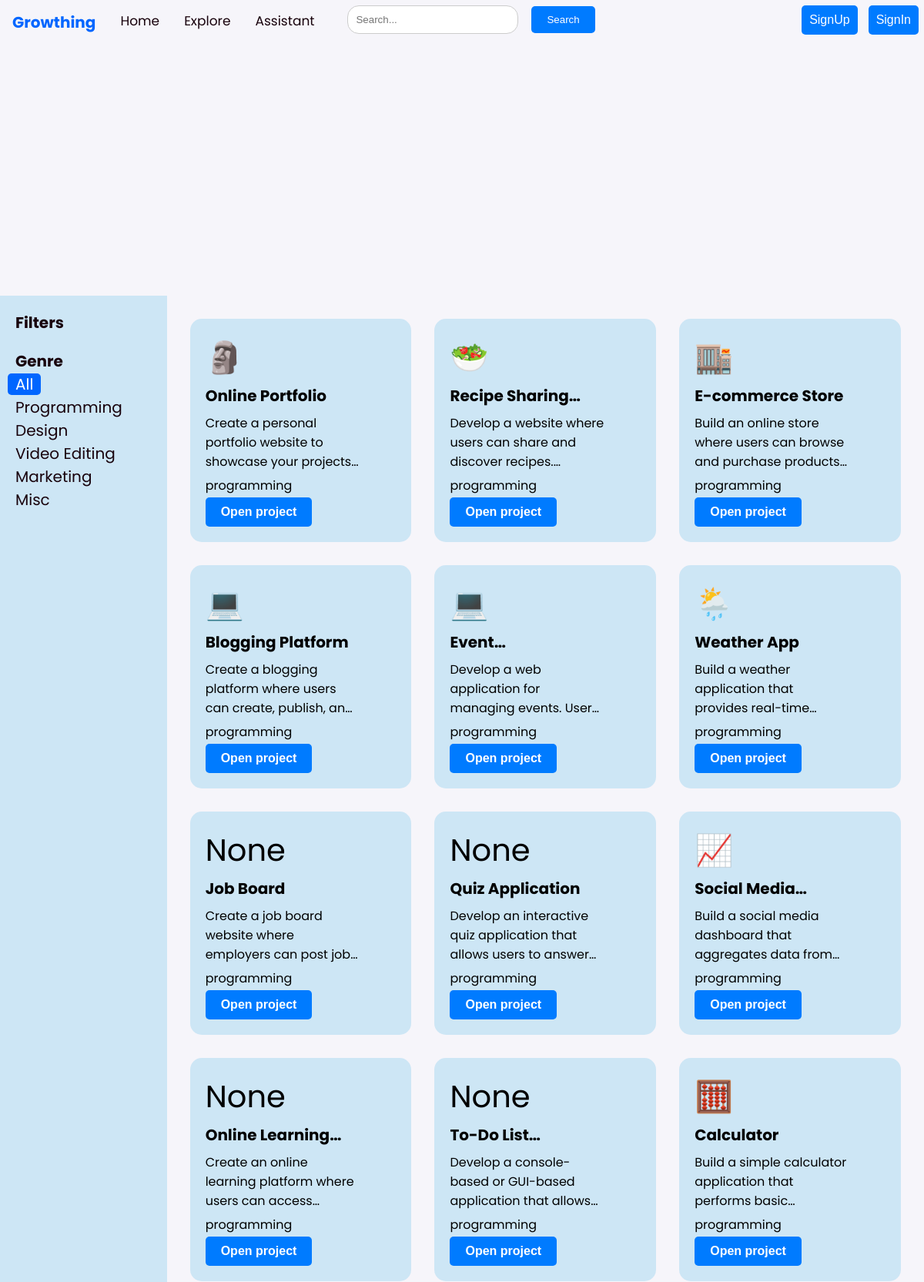
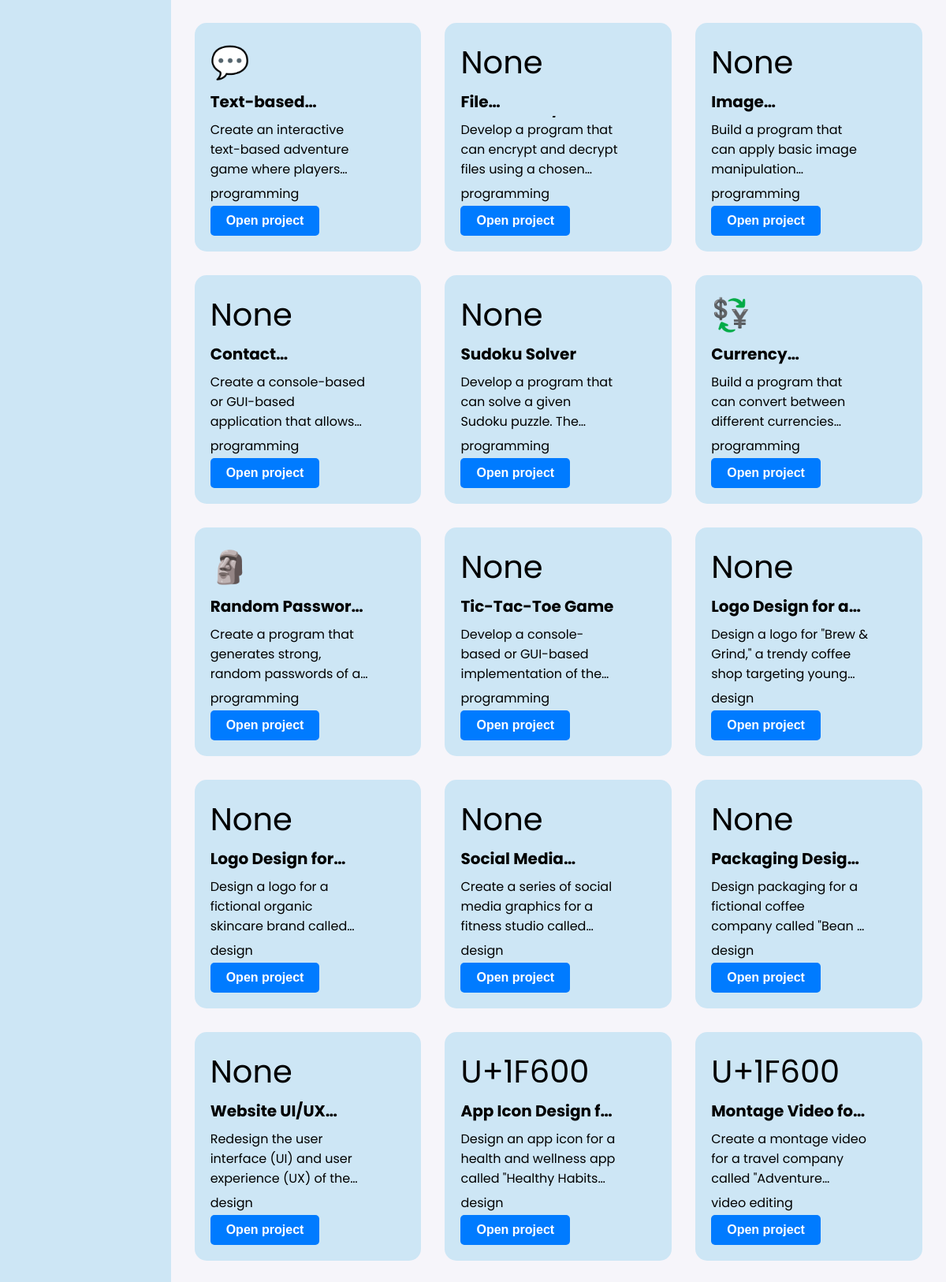
/explore/ (upper part), run on the app's committed database (2 pictures, top to bottom).
### appname/models.py (models this page shows, shortened)
class Project(models.Model):
    title = models.CharField(max_length=100)
    emoji = models.CharField(max_length=200, null=True)
    description = models.TextField()
    skills = models.CharField(max_length=200)
    tools = models.CharField(max_length=200, null=True)
    genre = models.CharField(max_length=20, choices=genre, default='misc')
    project_id = models.CharField(max_length=100)

### appname/views.py (the view)
# urls.py: path('explore/', project_list, name='project_list'),
def project_list(request):
    projects = Project.objects.all()
    programming = Project.objects.filter(genre='programming')
    design = Project.objects.filter(genre='design')
    marketing = Project.objects.filter(genre='marketing')
    video_editing = Project.objects.filter(genre='video editing')
    misc = Project.objects.filter(genre='misc')
    return render(request, "explore.html", context={'projects':projects, 'programming':programming, 'design':design,'marketing':marketing,'video_editing':video_editing, 'misc':misc})

### templates/explore.html (shortened to what this page needs)
{% load static %}
<!DOCTYPE html>
<html>
<head>
  <link rel="stylesheet" type="text/css" href="styles.css">
</head>
<body>
  {% load static %}
  <header>
    <nav>
      <div class="navbar">
        <a class="logo" href="/">Growthing</a>
        <a href="/home">Home</a>
        <a href="/explore">Explore</a>
        <a href="/assistant">Assistant</a>
        <div class="search-bar">
          <input type="text" placeholder="Search...">
          <button type="submit">Search</button>
        </div>
        <div class="user">
          {% if user.is_authenticated %}
          <a href="/signout"><button class="user-button" type="submit">SignOut</button></a>
          {% else %}
          <a href="/signup"><button class="user-button" type="submit">SignUp</button></a>
          <a href="/signin"><button class="user-button" type="submit">SignIn</button></a>
          {% endif %}
        </div>
      </div>
    </nav>
  </header>
  <main class="flex">
    <div class="sideView">
      <p>Filters</p>
      <p>Genre</p>
      <ul>
        <li class="nav-item">
          <a class="nav-link active" href="#all">All</a>
        </li>
        <li class="nav-item">
          <a class="nav-link" href="#programming">Programming</a>
        </li>
        <li class="nav-item">
          <a class="nav-link" href="#design">Design</a>
        </li>
        <li class="nav-item">
          <a class="nav-link" href="#video_editing">Video Editing</a>
        </li>
        <li class="nav-item">
          <a class="nav-link" href="#marketing">Marketing</a>
        </li>
        <li class="nav-item">
          <a class="nav-link" href="#misc">Misc</a>
        </li>
      </ul>
    </div>
    <div class="bg_design">
      <div class="product-list">
        <div id="all" class="projects-view">
          {% for project in projects %}
          <div class="project-card">
            <span class="emoji">{{ project.emoji|safe }}</span>
            <h5>{{ project.title }}</h5>
            <p>{{ project.description }}</p>
            <p>{{ project.genre }}</p>
            <a href="{% url 'project' pk=project.project_id %}">
              <button class="open-project-button">Open project</button>
            </a>
          </div>
          {% endfor %}
        </div>
      </div>
    </div>
  </main>
</body>
</html>

### templates/styles.css (style rules this page uses)
.sideView { background-color: #008cff; }

### templates/explore.html (style rules this page uses)
body { font-family: 'Poppins'; font-size: 22px; margin: 0; padding: 0; height: 100%; background-color: #F6F5FA; }
.flex { display: flex; }
.sideView { background: #CDE6F5; width: 20vw; height: 93vh; color: #18020c; padding-left: 20px; position: sticky; top: 0; }
.sideView ul { margin-top: 0px; list-style: none; margin-left: -40px; font-size: 20px; }
.sideView p { font-size: 20px; font-weight: bold; margin: 0px; margin-top: 20px; }
.nav-link { text-decoration: none; color: #18020c; }
.nav-link.active { text-decoration: none; color: #ffffff; background-color: #06F; padding-left: 10px; padding-right: 10px; border-radius: 5px; margin-left: -10px; }
.bg_design { display: flex; background-color: #F6F5FA; height: 93vh; width: 100vw; }
.navbar { background-color: #F6F5FA; overflow: hidden; box-shadow: 0px 4px 16px 0px rgba(24, 2, 12, 0.10); height: 7vh; }
.navbar a { float: left; color: #18020c; text-align: center; padding: 14px 16px; text-decoration: none; font-size: 17px; }
.navbar .logo { display: block; float: left; padding: 14px 16px; font-size: 20px; font-weight: bold; text-decoration: none; color: #0066FF; }
.navbar .search-bar { display: flex; float: left; margin-left: 20px; align-items: center; }
.navbar .search-bar input[type="text"] { margin: 7px; padding: 10px; border: 1px solid #ccc; border-radius: 15px; width: 200px; }
.navbar .search-bar button[type="submit"] { padding: 10px 20px; margin-left: 10px; border: none; border-radius: 5px; background-color: #007bff; color: #fff; cursor: pointer; }
.navbar .user-button { float: right; padding: 10px 20px; font-size: 16px; text-align: center; text-decoration: none; border: none; border-radius: 5px; color: #fff; background-color: #007bff; cursor: pointer; margin: 7px; }
.navbar::after { content: ""; display: table; clear: both; }
.navbar .user { float: right; }
.navbar .user .user-button { float: right; font-size: 16px; text-align: center; text-decoration: none; border: none; border-radius: 5px; color: #fff; background-color: #007bff; cursor: pointer; margin: 7px; padding: 10px; }
.navbar .user a { text-decoration: none; color: #fff; padding: 0px; margin: 0px; }
.product-list { display: flex; flex: 2; overflow-y: auto; padding: 10px; }
.projects-view { display: flex; flex-wrap: wrap; justify-content: space-between; gap: 10px; padding: 10px; width: 100%; }
.project-card { flex: 1; max-width: calc(50% - 20px); padding: 20px; margin: 10px; height: 250px; width: 200px; border-radius: 15px; background-color: #CDE6F5; }
.project-card p { font-size: 16px; padding-bottom: 3px; padding-top: 3px; margin: 0px; width: 200px; display: -webkit-box; -webkit-line-clamp: 3; -webkit-box-orient: vertical; overflow: hidden; text-overflow: ellipsis; }
.project-card h5 { font-size: 20px; padding-bottom: 5px; padding-top: 5px; margin: 0px; width: 200px; display: -webkit-box; -webkit-line-clamp: 1; -webkit-box-orient: vertical; overflow: hidden; text-overflow: ellipsis; }
.project-card a { text-decoration: none; color: #fff; }
.open-project-button { display: inline-block; padding: 10px 20px; font-size: 16px; font-weight: bold; text-align: center; text-decoration: none; border: none; border-radius: 5px; color: #fff; background-color: #007bff; cursor: pointer; }
.emoji { font-size: 40px; }

### data on the page
Project: emoji "🗿", title "Online Portfolio", description "Create a personal portfolio website to showcase your…", genre "programming"
Project: emoji "🥗", title "Recipe…", description "Develop a website where users can share and discover…", genre "programming"
Project: emoji "🏬", title "E-commerce Store", description "Build an online store where users can browse and purchase…", genre "programming"
Project: emoji "💻", title "Blogging Platform", description "Create a blogging platform where users can create, publish,…", genre "programming"
Project: emoji "💻", description "Develop a web application for managing events.…", genre "programming"
Project: emoji "🌦️", title "Weather App", description "Build a weather application that provides…", genre "programming"
Project: emoji "None", title "Job Board", description "Create a job board website where employers can post…", genre "programming"
Project: emoji "None", title "Quiz Application", description "Develop an interactive quiz application that allows users to…", genre "programming"
Project: emoji "📈", title "Social…", description "Build a social media dashboard that aggregates data…", genre "programming"
Project: emoji "None", title "Online…", description "Create an online learning platform where users can…", genre "programming"
Project: emoji "None", title "To-Do…", description "Develop a console-based or GUI-based application that…", genre "programming"
Project: emoji "🧮", title "Calculator", description "Build a simple calculator application that performs…", genre "programming"
Project: emoji "💬", description "Create an interactive text-based adventure game where…", genre "programming"
Project: emoji "None", description "Develop a program that can encrypt and decrypt files using a…", genre "programming"
Project: emoji "None", description "Build a program that can apply basic image…", genre "programming"
Project: emoji "None", description "Create a console-based or GUI-based application that…", genre "programming"
Project: emoji "None", title "Sudoku Solver", description "Develop a program that can solve a given Sudoku puzzle.…", genre "programming"
Project: emoji "💱", description "Build a program that can convert between different…", genre "programming"
Project: emoji "🗿", title "Random…", description "Create a program that generates strong, random passwords of…", genre "programming"
Project: emoji "None", title "Tic-Tac-Toe Game", description "Develop a console-based or GUI-based implementation of…", genre "programming"
Project: emoji "None", title "Logo Design for…", description "Design a logo for \"Brew & Grind,\" a trendy coffee shop targeting…", genre "design"
Project: emoji "None", title "Logo Design…", description "Design a logo for a fictional organic skincare brand…", genre "design"
Project: emoji "None", title "Social…", description "Create a series of social media graphics for a fitness studio…", genre "design"
Project: emoji "None", title "Packaging…", description "Design packaging for a fictional coffee company called \"Bean…", genre "design"
Project: emoji "None", title "Website…", description "Redesign the user interface (UI) and user experience (UX) of…", genre "design"
Project: emoji "U+1F600", title "App Icon Design…", description "Design an app icon for a health and wellness app called \"Healthy…", genre "design"
Project: emoji "U+1F600", title "Montage Video…", description "Create a montage video for a travel company called…", genre "video editing"
